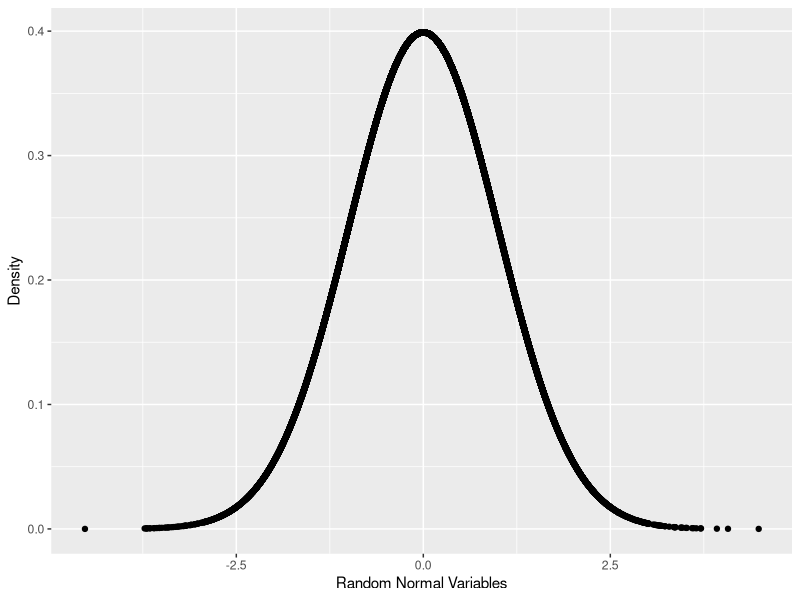
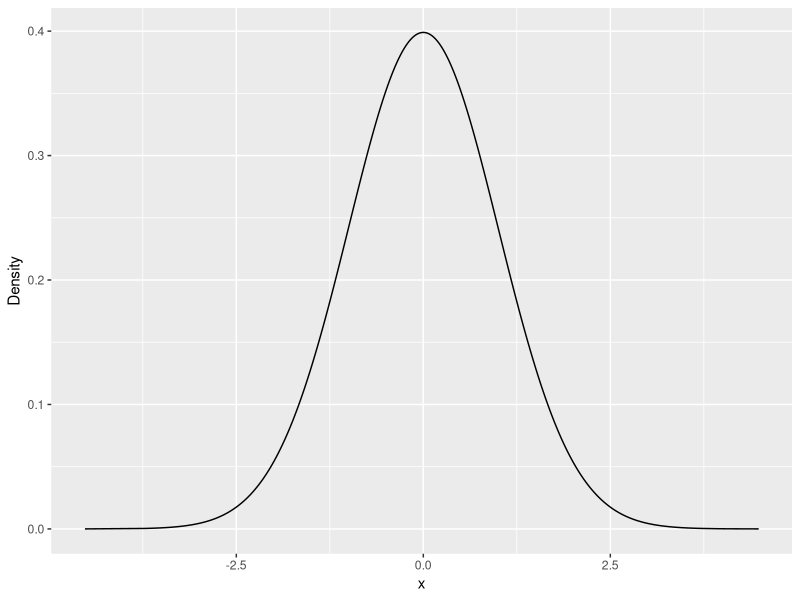

Recreate these plots in R, in order. (Note: this script raises an error after producing the figures.)
#########################################################################################################
#                                              CHAPTER 17
#                                      PROBABILITY DISTRIBUTIONS
#########################################################################################################
#                            ````       Normal Distribution: 17.1
#########################################################################################################
# Normal (Gaussian) distribution
# A normal distribution in a variate X with mean mu and variance sigma^2 is a statistic distribution with probability density function
# P(x)=1/(sigmasqrt(2pi))e^(-(x-mu)^2/(2sigma^2)) 
# use 'rnorm' function to draw random numbers from the normal distribution
rnorm(n=10)

rnorm(n=10, mean=100, sd=20)

# the DENSITY (probability of a particular value) for normal dist. is calculated with 'dnorm'
# dnomr is for probablity of a SPECIFIC number occuring
randNorm10 <- rnorm(10)
randNorm10

dnorm(c(-1, 0, 1))

# to visualize, we 1) generate normal random variables, 2) calculate their distributions, 3) plot
randNorm <- rnorm(30000)
randDensity <- dnorm(randNorm)
library(ggplot2)
ggplot(data.frame(x=randNorm, y=randDensity)) +
  aes(x=x, y=y) +
  geom_point() +
  labs(x='Random Normal Variables', y='Density')

# 'pnorm' calculate the distribution of the normal distribution, that is, the cumulative probability that
# a given #, or smaller, occurs. 
# 'pnorm' is for probability of a SPECIFIC number or SMALLER occuring.
pnorm(randNorm10)

pnorm(c(-3, 0, 3))
pnorm(-1)
# to find probability that the variable FALLS BETWEEN TOW POINTS, we must calculate the two probabilities
# and subtract them from each other.
pnorm(1) - pnorm(0)
pnorm(1) - pnorm(-1)
# this probability is represented by the AREA UNDER THE CURVE which is visualized with the following code...
p <- ggplot(data.frame(x=randNorm, y=randDensity)) +
  aes(x=x, y=y) +
  geom_line() +
  labs(x='x', y='Density')
p
# to create a shaded area under the curve...
# generate a sequence of numbers going from far left to -1
neg1Seq <- seq(from=min(randNorm), to=-1, by=.1)
#build a data.frame of that sequence as x
lessThanNeg1 <- data.frame(x=neg1Seq, y=dnorm(neg1seq))
head(lessThanNeg1)

# combine with sequences of far right...
lessThanNeg1 <- rbind(c(min(randNorm), 0),
                      lessThanNeg1, 
                      c(max(lessThanNeg1$x), 0))
# use that shaded region as a polygon
p + geom_polygon(data=lessThanNeg1, aes(x=x, y=y))

#qnorm will show the quantile instead

#########################################################################################################
#                            ````       Binomial Distribution: 17.2
#########################################################################################################
# the number of trials (n), proability of success of a trial (p), mean = np, variance = np(1-p).
# Random # generation: Actually generating the # of successes of independent trials.

# to simulate the # of successes out of 10 trials with a probability of 0.4 of success, we can run rbinom
# with n=1 (only 1 run of each trial) and size=10 (trial size = 10) and prob=0.4. 
rbinom(n=1, size=10, prob=0.4)
# can also use pbinorm and qbinorm for density and quantiles

#########################################################################################################
#                            ````       Poisson Distribution: 17.3
#########################################################################################################
# Used for COUNT data
rpois(n=100, lambda=1)

#           PAGE 239-240 OF CHAPTER 17 HAS A LIST OF ALL DISTRIBUTIONS AND EQUATIONS 
#           FOR THESES AND MANY OTHERS!!!!!









